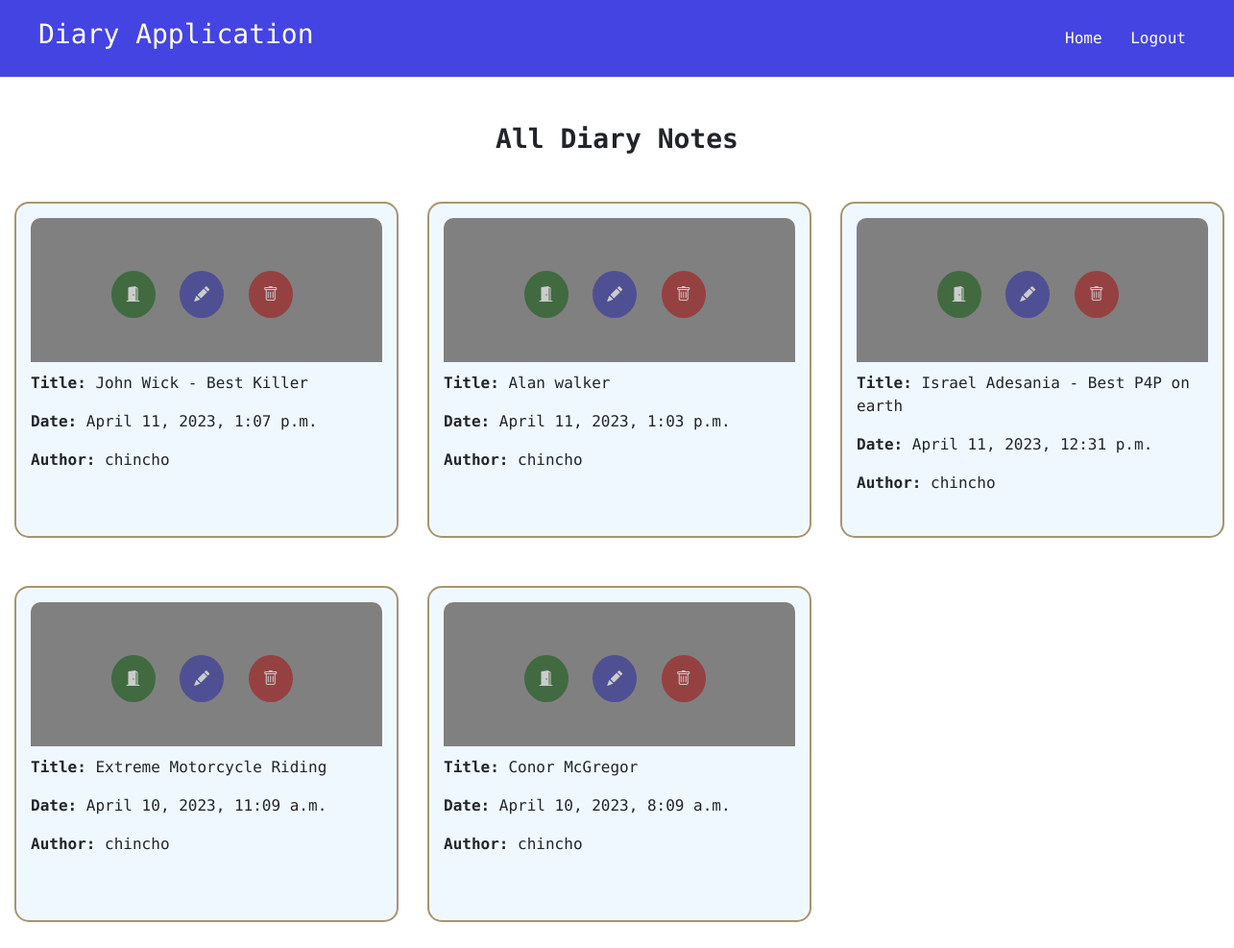
Screenshot of /all (signed in) with the database file from the repository.
### class_based_app/models.py (models this page shows, shortened)
class Diary(models.Model):
    title = models.CharField(max_length=200, unique=True)
    date_time = models.DateTimeField(auto_now=True)
    content = RichTextField(blank=True, null=True)
    image_url = models.CharField(max_length=500, blank=True, null=True)
    user = models.ForeignKey(User, on_delete=models.CASCADE)
    class Meta:
        verbose_name = "Diary"

### class_based_app/views.py (the view)
# urls.py: path("all", views.NoteListView.as_view(), name="all")
class NoteListView(ListView):
    model = Diary
    template_name = "diary_app/all.html"
    context_object_name = "notes"
    def get_queryset(self):
        result = super(NoteListView, self).get_queryset()
        current_user = self.request.user
        result = Diary.objects.filter(user=current_user).all().order_by("-date_time")
        return result

### class_based_app/templates/diary_app/all.html (shortened to what this page needs)
{% extends "base.html" %}
{% load static %}
{% block css_styles %}
    <link rel="stylesheet" href="{% static 'diary_app/css/all.css' %}">
{% endblock css_styles %}
{% block content %}
    <h3 class="text-center fw-bold mt-5 mb-5">All Diary Notes</h3>
    <div class="mt-4 mb-5 outer-div">
        {% for note in notes %}
            <div class="diary-div">
                <p><strong>Title:</strong> {{ note.title }}</p>
                <p><strong>Date:</strong> {{ note.date_time }}</p>
                <p><strong>Author:</strong> {{ note.user.username }}</p>
                <h6 class="hold-link">
                    <a class="check-link" href="{% url 'detail' pk=note.id %}"><i class="bi bi-door-open-fill"></i></a>
                    <a class="update-link" href="{% url 'update' pk=note.id %}"><i class="bi bi-pencil-fill"></i></a>
                    <a class="delete-link" href="{% url 'delete' pk=note.id %}"><i class="bi bi-trash"></i></a>
                </h6>
            </div>
        {% endfor %}
    </div>
{% endblock content %}

### static/css/base.css (style rules this page uses)
body { font-family: 'Roboto Mono', monospace; }

### class_based_app/static/diary_app/css/all.css (style rules this page uses)
.outer-div { display: grid; grid-template-columns: auto auto auto; text-align: center; }
.diary-div { display: inline-block; box-sizing: border-box; padding: 15px; margin: 0 15px 50px; width: 400px; height: 350px; background-color: aliceblue; border-radius: 15px; border: 2px solid rgba(121, 88, 26, 0.616); text-align: left; position: relative; }
.hold-link { width: 90%; text-align: center; position: absolute; top: 70px; opacity: 0.6; }
.update-link, .delete-link, .check-link { color: white; border-radius: 50%; display: inline-block; padding: 15px; text-align: center; text-decoration: none; margin: 0 8px; }
.update-link { background-color: rgb(47, 47, 160); }
.delete-link { background-color: rgb(163, 24, 24); }
.check-link { background-color: rgb(24, 92, 24); }

### rows the page displays
Diary: title "John Wick - Best Killer", date_time "April 11, 2023, 1:07 p.m.", user.username "chincho"
Diary: title "Alan walker", date_time "April 11, 2023, 1:03 p.m.", user.username "chincho"
Diary: title "Israel Adesania - Best P4P on earth", date_time "April 11, 2023, 12:31 p.m.", user.username "chincho"
Diary: title "Extreme Motorcycle Riding", date_time "April 10, 2023, 11:09 a.m.", user.username "chincho"
Diary: title "Conor McGregor", date_time "April 10, 2023, 8:09 a.m.", user.username "chincho"
